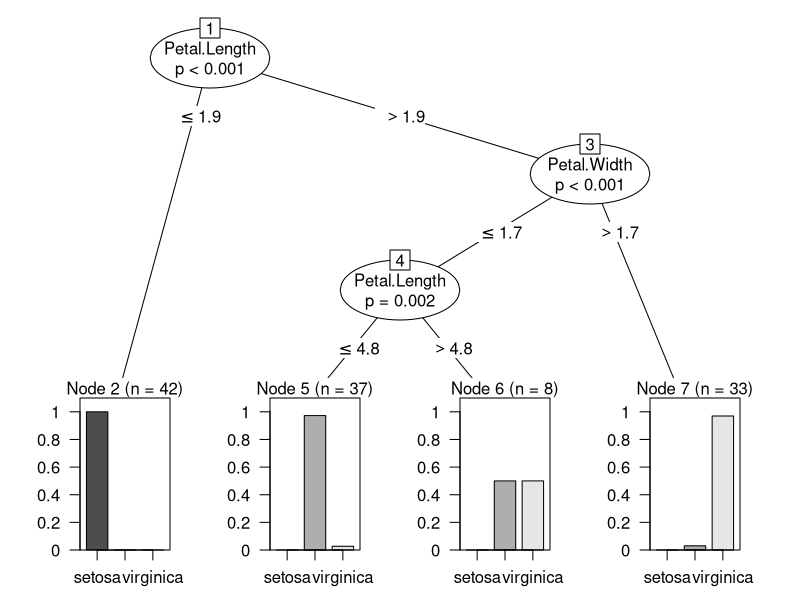
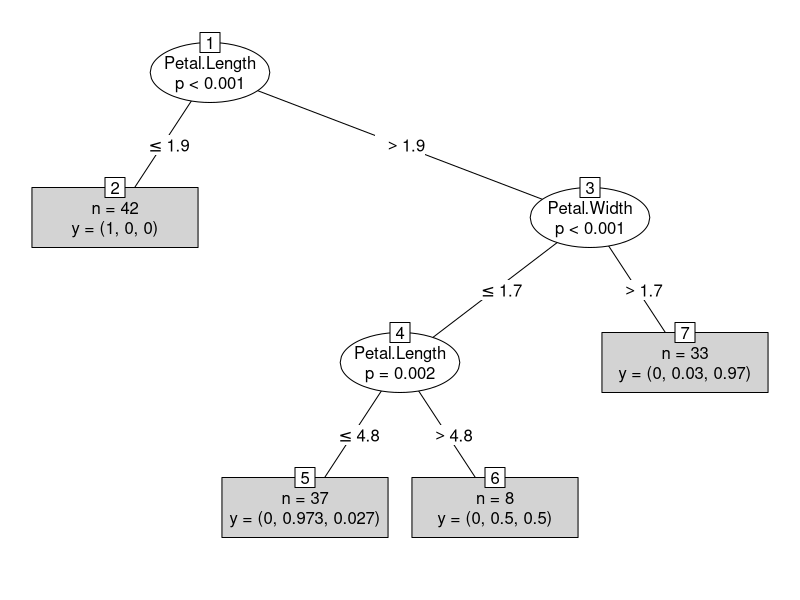

These charts were generated, in order, by the following R code:
#1. party 패키지를 설치한다
install.packages("party")
library(party)

#2. 내장되어있는 iris 데이터를 불러온다
data(iris)

#3. iris 데이터의 전체 행 수를 확인한다
nrow(iris) #150

#4. iris 데이터의 통계정보를 확인한다
summary(iris)

#5. iris 데이터의 라벨 컬럼의 종류와 건수를 확인한다
table(iris$Species)

#6. sample 함수를 사용해서 shuffle 도 하면서 데이터를 7:3으로 나눈다
#replace=T를 사용해서 복원추출한다
set.seed(11)
ind <- sample( 2, nrow(iris), replace=T, prob=c(0.7,0.3) )
#설명: 숫자 2는 2개로 데이터를 나누겠다는 뜻이다, nrow(iris) 로 전체 행 수를 적어주고, prob=c(0.7, 0.3)으로 7대 3으로 나누겠다고 지정한다 

ind==1
ind==2

#7. train, test data를 만들어줍니다
traindata <- iris[ind==1,] #70%에 해당하는 데이터
testdata <- iris[ind==2,] #30%에 해당하는 데이터

#정말 7:3이 맞는지 확인해봅니다
nrow(traindata) #120
nrow(testdata) #30

#8. 의사결정트리 모델 생성한다
myformula <- Species ~ Sepal.Length + Sepal.Width + Petal.Length + Petal.Width

iris_ctree <- ctree(myformula,data=traindata)

#9. 모델이 예측한 결과를 확인한다
predict(iris_ctree) #30개의 예측 결과들이 출력됨

#10. 예측결과와 실제 테스트 데이터의 정답과 비교해본다
table(predict(iris_ctree),traindata$Species) #6개 틀리고 다 맞췄음

#11. 모델을 프린트해서 스무고개 질문이 어떻게 되는지 확인한다
print(iris_ctree)    

#12. iris 데이터의 의사결정트리 모델을 시각화한다
plot(iris_ctree) #그래프 종류1
plot(iris_ctree,type="simple") #그래프 종류2
unique(iris$Species)

#13. 테스트 데이터 30개를 예측하고 잘 맞췄는지 확인한다
testpred <- predict(iris_ctree, newdata=testdata)
table(testpred,testdata$Species)
